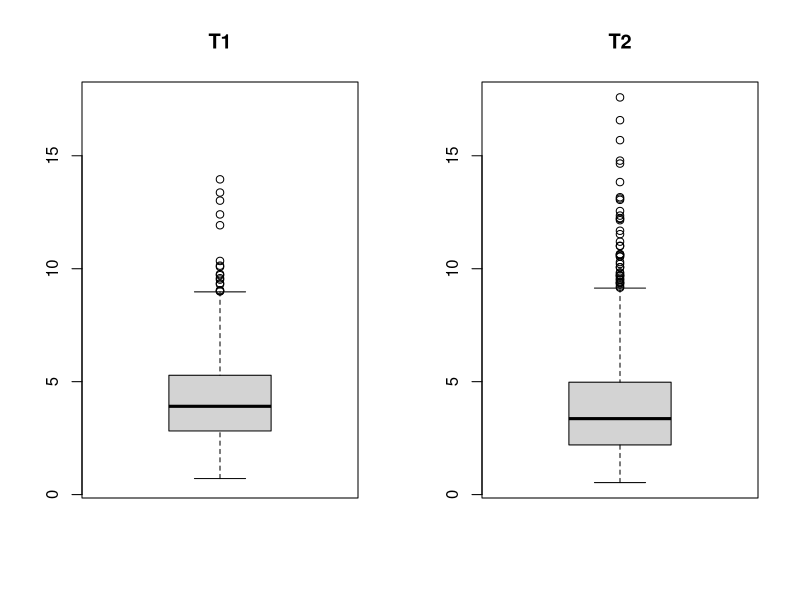
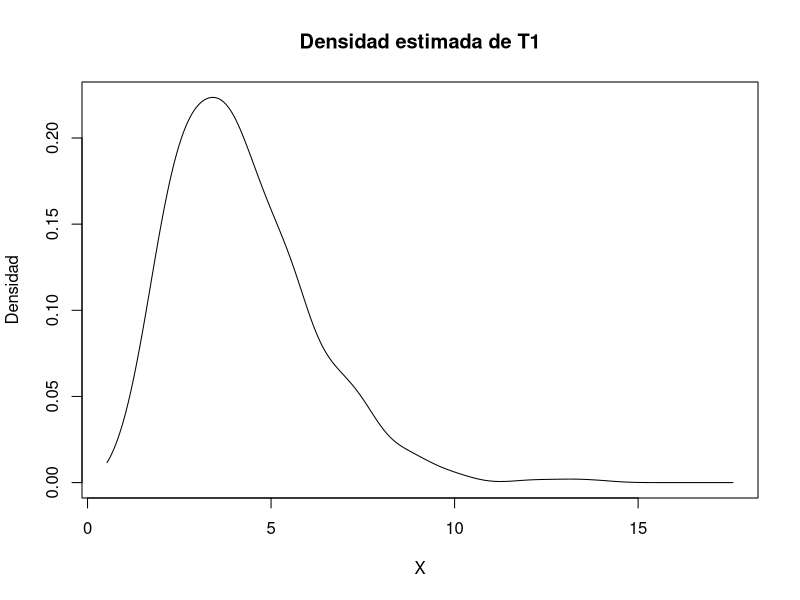
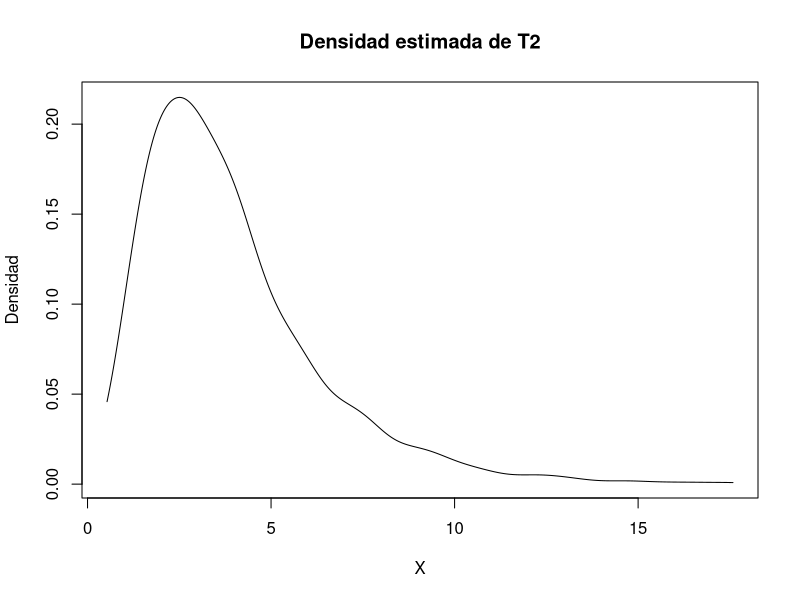

Source code (R) for these figures, in order:
# Acordarse de poner LINES, POINTS, etc, luego de un plot

set.seed(2023)

# Obtener estadístico de una distribución a partir de p-valor (cuantil 1-p).

qnorm(1-0.025, mean = 0, sd = 1)

# Función de distribución

pnorm(1)

# Muestra aleatoria

rnorm(10)


# Ejercicio 3 Repaso

# Inciso a)


#' Función que genera una observación para T1 y para T2
#' 
#' @param n Tamaño de muestra con distribución exp(lambda).
#' @param lambda Parámetro de la distribución.
#' @returns El primer componente corresponde a la observación de T1 y la segunda
#' a la observación de T2.
calculate_estimators <- function(n, lambda){
  sample1 <- rexp(n, rate=lambda)
  T1 <- mean(sample1)^2
  T2 <- 1/(n-1) * sum((sample1 - mean(sample1))^2)
  
  c(T1, T2)
}

n <- 20
lambda <- 1/2
calculate_estimators(n, lambda)

# Inciso b)

set.seed(2023)
Nreps <- 1000
T1_obs <- c()
T2_obs <- c()

for (i in 1:Nreps){
  obs <- calculate_estimators(n, lambda)
  T1_obs <- c(T1_obs, obs[1])
  T2_obs <- c(T2_obs, obs[2])
}

# Inciso c)

par(mfrow = c(1, 2))
ymin <- min(c(T1_obs, T2_obs))
ymax <- max(c(T1_obs, T2_obs))
boxplot(T1_obs, main="T1", ylim = c(ymin, ymax))
boxplot(T2_obs, main="T2", ylim = c(ymin, ymax))

# En ambos casos se ven colas gordas hacia valores más altos. En T2, sin embargo,
# se ve más cantidad de outliers.

# Inciso d)

# Sino, es con el comando density()

par(mfrow = c(1, 1))

kde_gauss <- function(datos, h, t){
  n <- length(datos)
  u <- (t - datos)/h
  return((1/(n*h)) * (1/sqrt(2*pi)) * sum(exp(-u^2 / 2)))
}

# Creo función para calcular ventana de Silverman

calculate_h_sil <- function(datos){
  n <- length(datos)
  datos_iqr <- IQR(datos)
  s<-sd(datos)
  1.06*min(s, datos_iqr/1.34)*n^(-1/5)
} 

x_graf <- seq(from=ymin, to=ymax, length.out=1000)
y_graf_t1 <- c()
y_graf_t2 <- c()
h_sil_t1 <- calculate_h_sil(T1_obs)
h_sil_t2 <- calculate_h_sil(T2_obs)

for (x in x_graf){
  y_graf_t1 <- c(y_graf_t1, kde_gauss(T1_obs, h_sil_t1, x))
}

plot(
  x_graf, 
  y_graf_t1, 
  main="Densidad estimada de T1", type="l", xlab="X", ylab="Densidad"
)


for (x in x_graf){
  y_graf_t2 <- c(y_graf_t2, kde_gauss(T2_obs, h_sil_t2, x))
}

plot(
  x_graf, 
  y_graf_t2, 
  main="Densidad estimada de T2", type="l", xlab="X", ylab="Densidad"
)


# Inciso e)

ecm_estimate <- function(datos, real){
  (1/length(datos))*sum((datos-real)^2)
}

estim_ecm_t1 <- ecm_estimate(T1_obs, (1/lambda^2))
estim_ecm_t2 <- ecm_estimate(T2_obs, (1/lambda^2))

# Empíricamente, T1 ha obtenido un error cuadrático medio menor. Esto puede tener sentido
# ya que T1 se construye con más información acerca de la muestra exponencial, que T2.

sample_datos<-scan(file = "./datos.txt")
